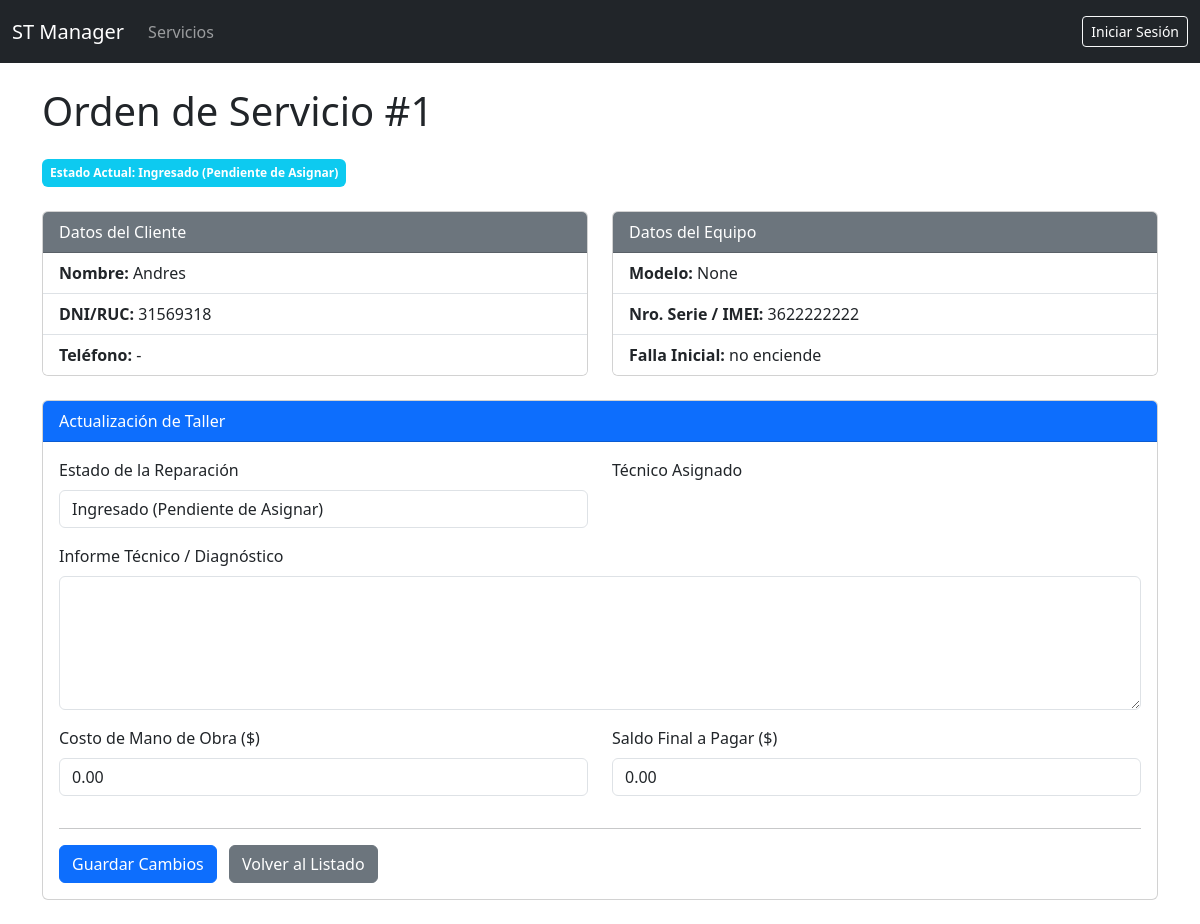
Before: /servicios/1/modificar/ with the older database file.
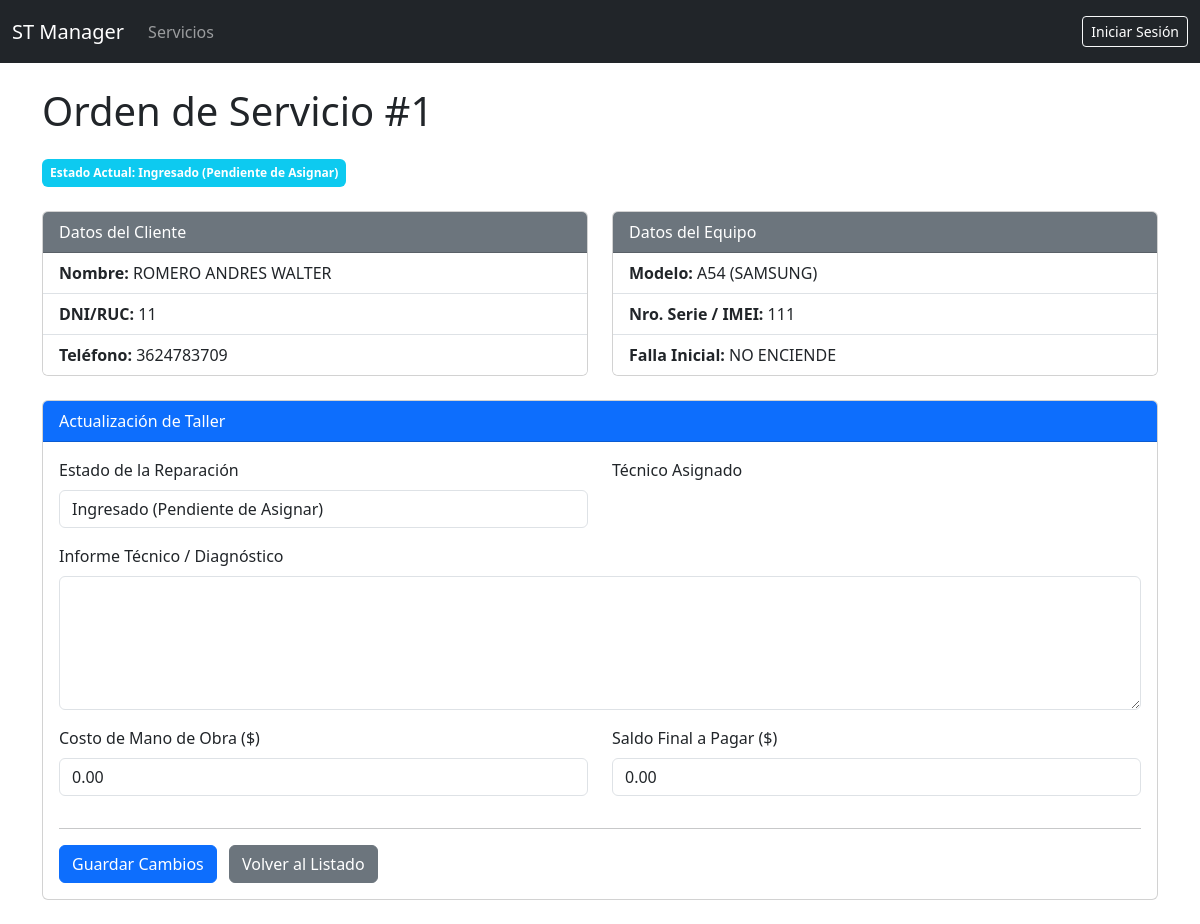
After: the same page with the newer database file.
### gestion_servicios/models.py (models this page shows, shortened)
class TimeStampedModel(models.Model):
    created_at = models.DateTimeField(auto_now_add=True, verbose_name="Fecha de Creación")
    updated_at = models.DateTimeField(auto_now=True, verbose_name="Última Modificación")
    class Meta:
        abstract = True
        ordering = ['-created_at']

class Reparacion(TimeStampedModel):
    ESTADO_CHOICES = [
        ('INGRESADO', 'Ingresado (Pendiente de Asignar)'),
        ('PRESUPUESTADO', 'Presupuesto Enviado'),
        ('EN_ESPERA_REP', 'En Espera de Repuestos'),
        ('EN_REPARACION', 'En Reparación'),
        ('TERMINADA', 'Reparación Terminada (Listo para Entregar)'),
        ('NO_REPARABLE', 'No Reparable'),
        ('ENTREGADA', 'Entregado al Cliente'),
    ]
    cliente = models.ForeignKey(
        Cliente,
        on_delete=models.CASCADE,
        related_name='reparaciones_cliente'
    )
    equipo = models.ForeignKey(
        Equipo,
        on_delete=models.CASCADE,
        related_name='reparaciones_equipo'
    )
    tecnico_asignado = models.ForeignKey(
        Tecnico,
        on_delete=models.SET_NULL,
        null=True,
        blank=True,
        related_name='servicios_asignados'
    )
    fecha_ingreso = models.DateTimeField(
        auto_now_add=True,
        verbose_name="Fecha de Ingreso"
    )
    fecha_entrega = models.DateTimeField(
        null=True,
        blank=True,
        verbose_name="Fecha de Entrega"
    )
    estado = models.CharField(
        max_length=20,
        choices=ESTADO_CHOICES,
        default='INGRESADO',
        verbose_name="Estado Actual"
    )
    falla_reportada = models.TextField(
        verbose_name="Falla Reportada por el Cliente"
    )
    informe_tecnico = models.TextField(
        blank=True,
        verbose_name="Diagnóstico e Informe Técnico"
    )
    mano_de_obra = models.DecimalField(
        max_digits=10,
        decimal_places=2,
        default=0.00,
        verbose_name="Costo de Mano de Obra"
    )
    saldo_final = models.DecimalField(
        max_digits=10,
        decimal_places=2,
        default=0.00,
        verbose_name="Saldo a Cobrar"
    )
    class Meta:
        verbose_name = "Orden de Servicio"
        verbose_name_plural = "Órdenes de Servicio"
        ordering = ['-fecha_ingreso']

class Cliente(TimeStampedModel):
    nombre = models.CharField(max_length=150, verbose_name="Nombre Completo")
    direccion = models.CharField(max_length=255, blank=True, null=True)
    telefono = models.CharField(max_length=20, blank=True, null=True)
    celular = models.CharField(max_length=20, blank=True, null=True)
    email = models.EmailField(max_length=255, blank=True, null=True)
    clave = models.CharField(
        max_length=50,
        unique=True,
        verbose_name="DNI/Identificación"
    )
    class Meta:
        verbose_name = "Cliente"
        verbose_name_plural = "Clientes"

class Equipo(TimeStampedModel):
    serie_imei = models.CharField(
        max_length=100,
        unique=True,
        verbose_name="Nro. Serie / IMEI",
        help_text="Clave única para identificar el equipo (IMEI, S/N, etc.)"
    )
    tipo = models.ForeignKey(
        TipoEquipo,
        on_delete=models.SET_NULL,
        null=True,
        blank=True,
        verbose_name="Tipo de Equipo"
    )
    marca = models.ForeignKey(
        Marca,
        on_delete=models.SET_NULL,
        null=True,
        blank=True,
        verbose_name="Marca"
    )
    modelo = models.ForeignKey(
        Modelo,
        on_delete=models.SET_NULL,
        null=True,
        blank=True,
        verbose_name="Modelo"
    )
    accesorios = models.TextField(
        blank=True,
        verbose_name="Accesorios Entregados"
    )
    estado_general = models.TextField(
        blank=True,
        verbose_name="Estado General y Estético"
    )
    fecha_compra = models.DateField(
        blank=True,
        null=True,
        verbose_name="Fecha de Compra"
    )
    class Meta:
        verbose_name = "Equipo"
        verbose_name_plural = "Equipos"

class Modelo(models.Model):
    modelo = models.CharField(max_length=100, verbose_name="Modelo")
    marca = models.ForeignKey(
        Marca,
        on_delete=models.CASCADE,
        related_name='modelos',
        verbose_name="Marca"
    )
    class Meta:
        verbose_name = "Modelo"
        verbose_name_plural = "Modelos"
        unique_together = [['modelo', 'marca']]  # Un modelo único por marca
        ordering = ['marca', 'modelo']
    def __str__(self):
        return f"{self.modelo} ({self.marca.nombre})"

class Marca(models.Model):
    nombre = models.CharField(max_length=50, unique=True, verbose_name="Marca")
    class Meta:
        verbose_name = "Marca"
        verbose_name_plural = "Marcas"
        ordering = ['nombre']

### gestion_servicios/views.py (the view, shortened to what this page needs)
# urls.py: path('<int:pk>/modificar/', views.ReparacionUpdateView.as_view(), name='modificar_servicio'),
class ReparacionUpdateView(UpdateView):
    model = Reparacion
    form_class = ReparacionUpdateForm
    template_name = 'gestion_servicios/modificar_servicio.html'
    success_url = reverse_lazy('lista_servicios')
    def get_context_data(self, **kwargs):
        context = super().get_context_data(**kwargs)
        if 'tecnico_form' not in context:
            context['tecnico_form'] = TecnicoForm()
        return context

### gestion_servicios/forms.py (shortened to what this page needs)
class ReparacionUpdateForm(forms.ModelForm):
    tecnico_asignado = forms.CharField(
        required=False,
        widget=forms.HiddenInput(attrs={'id': 'id_tecnico'})
    )
    class Meta:
        model = Reparacion
        fields = [
            'estado',
            'tecnico_asignado', # El campo sigue aquí
            'informe_tecnico',
            'mano_de_obra',
            'saldo_final'
        ]
        widgets = {
            'estado': forms.Select(attrs={'class': 'form-control'}),
            'informe_tecnico': forms.Textarea(attrs={'class': 'form-control', 'rows': 5}),
            'mano_de_obra': forms.NumberInput(attrs={'class': 'form-control'}),
            'saldo_final': forms.NumberInput(attrs={'class': 'form-control'}),
        }

class TecnicoForm(forms.ModelForm):
    class Meta:
        model = Tecnico # Asumiendo que el modelo se llama 'Tecnico'
        fields = ['nombre'] # Asumiendo que el campo a llenar es 'nombre'
        widgets = {
            'nombre': forms.TextInput(attrs={
                'class': 'form-control',
                'placeholder': 'Ej: Juan Pérez, Maria Gómez...'
            })
        }

### gestion_servicios/templates/gestion_servicios/modificar_servicio.html (shortened to what this page needs)
{% extends "base.html" %}
{% block content %}
    <h1 class="mb-4">Orden de Servicio #{{ object.pk }}</h1>
    <span class="badge bg-info p-2 mb-4">Estado Actual: {{ object.get_estado_display }}</span>
    <div class="row mb-4">
        <div class="col-md-6">
            <div class="card">
                <div class="card-header bg-secondary text-white">Datos del Cliente</div>
                <ul class="list-group list-group-flush">
                    <li class="list-group-item"><strong>Nombre:</strong> {{ object.cliente.nombre }}</li>
                    <li class="list-group-item"><strong>DNI/RUC:</strong> {{ object.cliente.clave }}</li>
                    <li class="list-group-item"><strong>Teléfono:</strong> {{ object.cliente.telefono }}</li>
                </ul>
            </div>
        </div>
        <div class="col-md-6">
            <div class="card">
                <div class="card-header bg-secondary text-white">Datos del Equipo</div>
                <ul class="list-group list-group-flush">
                    <li class="list-group-item"><strong>Modelo:</strong> {{ object.equipo.modelo }}</li>
                    <li class="list-group-item"><strong>Nro. Serie / IMEI:</strong> {{ object.equipo.serie_imei }}</li>
                    <li class="list-group-item"><strong>Falla Inicial:</strong> {{ object.falla_reportada }}</li>
                </ul>
            </div>
        </div>
    </div>
    <div class="card mb-4">
        <div class="card-header bg-primary text-white">Actualización de Taller</div>
        <div class="card-body">
            <form method="post" novalidate>
                <div class="row">
                    <div class="col-md-6 mb-3">
                        <label for="{{ form.estado.id_for_label }}" class="form-label">Estado de la Reparación</label>
                        {{ form.estado }}
                    </div>
                    <div class="col-md-6 mb-3">
                        <label for="{{ form.tecnico_asignado.id_for_label }}" class="form-label">Técnico Asignado</label>
                    </div>
                </div>
                <div class="mb-3">
                    <label for="{{ form.informe_tecnico.id_for_label }}" class="form-label">Informe Técnico / Diagnóstico</label>
                    {{ form.informe_tecnico }}
                </div>
                <div class="row">
                    <div class="col-md-6 mb-3">
                        <label for="{{ form.mano_de_obra.id_for_label }}" class="form-label">Costo de Mano de Obra ($)</label>
                        {{ form.mano_de_obra }}
                    </div>
                    <div class="col-md-6 mb-3">
                        <label for="{{ form.saldo_final.id_for_label }}" class="form-label">Saldo Final a Pagar ($)</label>
                        {{ form.saldo_final }}
                    </div>
                </div>
                <hr>
                <button type="submit" class="btn btn-primary me-2">Guardar Cambios</button>
                <a href="{% url 'lista_servicios' %}" class="btn btn-secondary">Volver al Listado</a>
            </form>
        </div>
    </div>
{% endblock %}

Changed rows visible on the page:
changed Reparacion "Ingresado (Pendiente de Asignar)": cliente.nombre "Andres" → "ROMERO ANDRES WALTER"; cliente.clave "31569318" → "11"; cliente.telefono "-" → "3624783709"; equipo.modelo "None" → "A54 (SAMSUNG)"; equipo.serie_imei "3622222222" → "111"; falla_reportada "no enciende" → "NO ENCIENDE"
